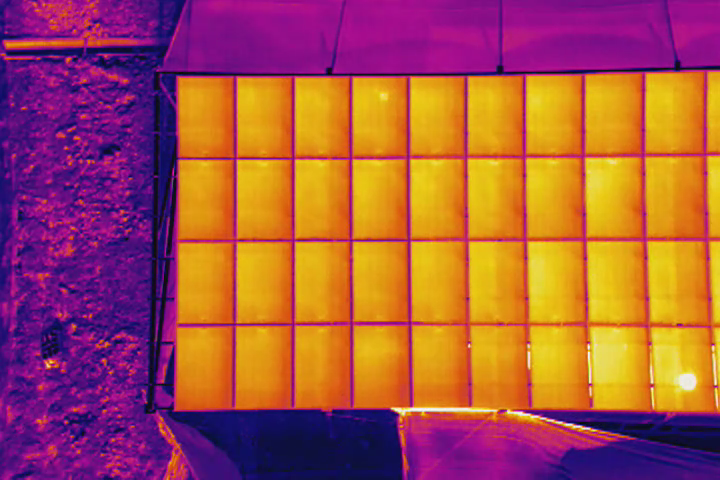
#> input picture test2/1234.png, 720 x 480 px
$ python test4.py   (Python 2 division)
#> lines starting #> are read from the running program, lines starting #| are printed output that depends on the picture; after the words box and inside, x2 and y2 are one past the last pixel; in counts of white or black regions, pixels touching at a corner belong together
#> further down, img is the input picture: shape (480, 720, 3); mean B, G, R 72, 83, 166.2
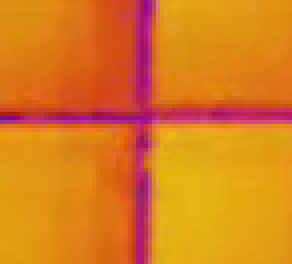
#> input picture test2/12.png, 73 x 66 px (shown 4 times larger)
#> further down, template is the input picture: shape (66, 73, 3); mean B, G, R 31.1, 125.2, 218.9
# -*- coding:utf-8 -*-
'''
Created on 2018年1月5日

@author: Administrator
'''
# 导入cv模块
import numpy as np
import random
import cv2


def nothing(args):
    pass


def hh2(_threshold):
#> called with _threshold = 125
    w = 66
    h = 73
    displayImg = img[140:320,0:100]
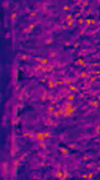
#> displayImg: shape (180, 100, 3); mean B, G, R 124.7, 17, 105.5
    # cv2.imshow('Image',displayImg)
    cv2.rectangle(img, (0, 140), (100, 320), (0,255,0), 2)
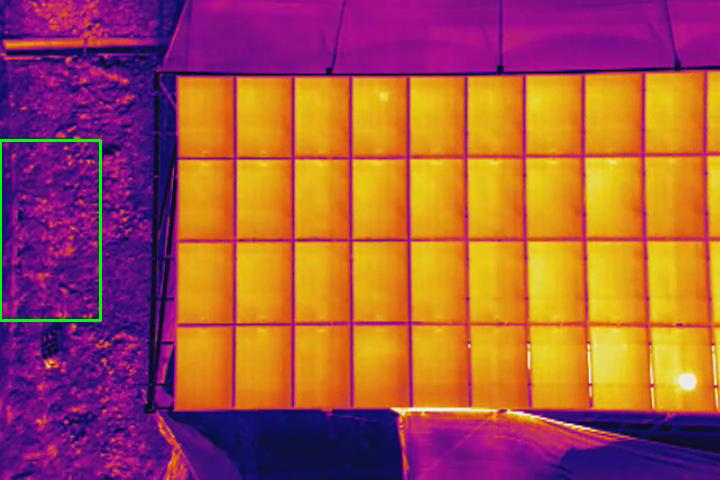
#> img: shape (480, 720, 3); 0.43% of pixels changed, all inside (x1, y1, x2, y2) = (0, 139, 102, 322)
    _threshold = cv2.getTrackbarPos('threshold', "Image")
    res = cv2.matchTemplate(displayImg, template, cv2.TM_CCOEFF)
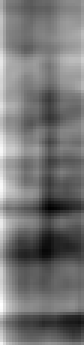
#> res: shape (115, 28) float32 (shown 3 times larger); min -1042117.8, max 1296998.9, mean 34590.7; drawn with min black and max white
    min_val, max_val, min_loc, max_loc = cv2.minMaxLoc(res)
#> min_val = -1042117.8; max_val = 1296998.9; min_loc = (16, 69); max_loc = (0, 101)
    print cv2.minMaxLoc(res)
#| (-1042117.75, 1296998.875, (16, 69), (0, 101))
    top_left = max_loc
#> top_left = (0, 101)
    bottom_right = (top_left[0] + w, top_left[1] + h)
#> bottom_right = (66, 174)
    cv2.rectangle(displayImg, top_left, bottom_right, 255, 2)
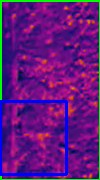
#> displayImg: shape (180, 100, 3); mean B, G, R 125.6, 25.3, 98.3
    # # print displayImg.size
    # img_gray = cv2.cvtColor(displayImg, cv2.COLOR_BGR2GRAY)
    # ret, thresh = cv2.threshold(img_gray, _threshold, 255, 0)
    cv2.imshow("Image",displayImg)
    cv2.imshow("source", img)
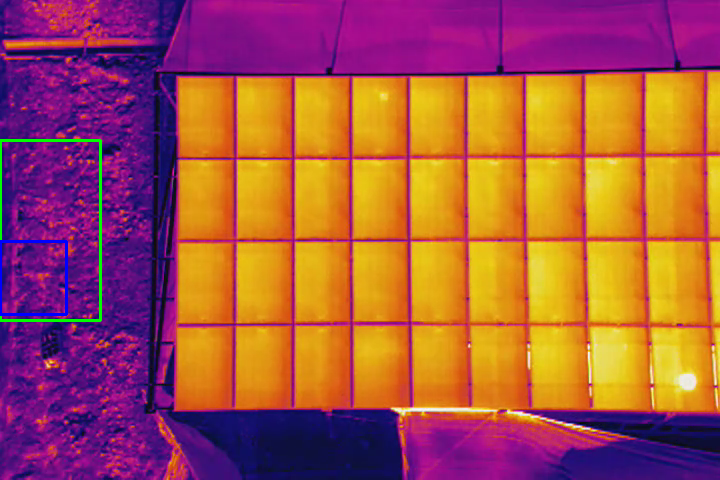
#> window 'source': shape (480, 720, 3); mean B, G, R 71.8, 83.9, 165.6


if __name__ == '__main__':
    img = cv2.imread("1234.png")
    template = cv2.imread("12.png")
    # 创建窗口并显示图像
    cv2.namedWindow("Image",cv2.WINDOW_NORMAL )

    cv2.namedWindow("source",cv2.WINDOW_NORMAL )

    cv2.createTrackbar('threshold', 'Image', 0, 255, hh2)
    hh2(125)
    # cv2.setMouseCallback('test Video', hh)

    cv2.waitKey(0)
